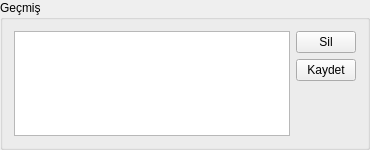
     <widget class="QGroupBox" name="gbGecmis">
      <property name="minimumSize">
       <size>
        <width>370</width>
        <height>0</height>
       </size>
      </property>
      <property name="maximumSize">
       <size>
        <width>16777215</width>
        <height>150</height>
       </size>
      </property>
      <property name="title">
       <string>Geçmiş</string>
      </property>
      <layout class="QGridLayout" name="gridLayout_4">
       <item row="0" column="0" rowspan="3">
        <widget class="QTextEdit" name="textGecmis">
         <property name="maximumSize">
          <size>
           <width>16777215</width>
           <height>130</height>
          </size>
         </property>
         <property name="readOnly">
          <bool>true</bool>
         </property>
        </widget>
       </item>
       <item row="0" column="1">
        <widget class="QPushButton" name="btnGecmisSil">
         <property name="maximumSize">
          <size>
           <width>60</width>
           <height>16777215</height>
          </size>
         </property>
         <property name="text">
          <string>Sil</string>
         </property>
        </widget>
       </item>
       <item row="1" column="1">
        <widget class="QPushButton" name="btnGecmisKaydet">
         <property name="maximumSize">
          <size>
           <width>60</width>
           <height>16777215</height>
          </size>
         </property>
         <property name="text">
          <string>Kaydet</string>
         </property>
        </widget>
       </item>
      </layout>
     </widget>
